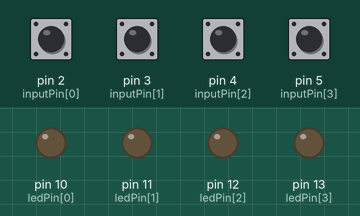
A sketch run on a simulated Arduino Uno, built with avr-gcc and run on an emulated ATmega328P. On the bench: output pins drawn as LEDs (lit = HIGH). Inputs (shaded band) come from the test bench; at power-on: pin 2 (inputPin[0]), pin 3 (inputPin[1]), pin 4 (inputPin[2]), pin 5 (inputPin[3]) HIGH.

Above: at 1.2 s.
1.3 s: pin 2 (inputPin[0]) pulled LOW for 0.15 s
At 1.37 s:
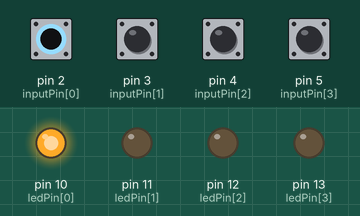
2.9 s: pin 3 (inputPin[1]) pulled LOW for 0.15 s
At 2.97 s:
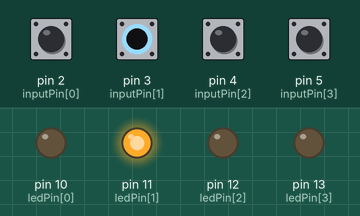
4.5 s: pin 4 (inputPin[2]) pulled LOW for 0.15 s
At 4.57 s:
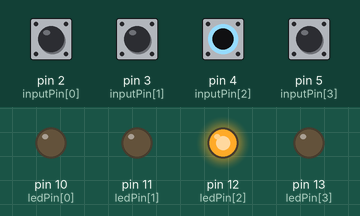
6.1 s: pin 5 (inputPin[3]) pulled LOW for 0.15 s
At 6.17 s:
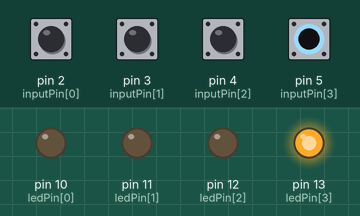
7.7 s: pin 2 (inputPin[0]) driven LOW and pin 3 (inputPin[1]) driven LOW
At 8.3 s:
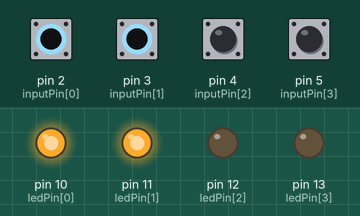
9.2 s: pin 4 (inputPin[2]) pulled LOW for 1 s
At 10.0 s:
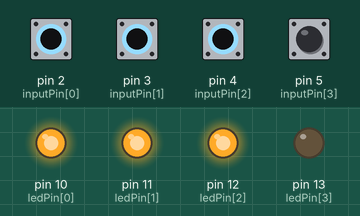
Timing chart, 0 to 12.2 s (numbered marks = the images above; inputs shaded):
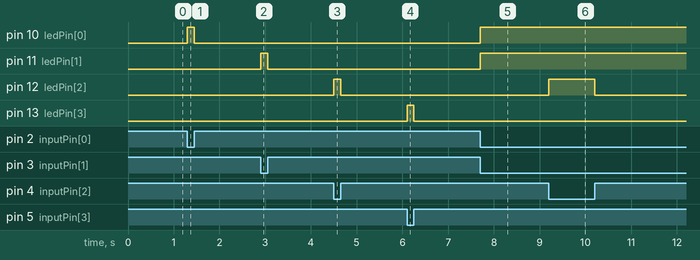

The sketch:

sketch_sep08b.ino
```cpp
unsigned int inputPin[] = {2,3,4,5}; // mengubah pin 2, 3, 4, 5 sebagai inputPin
unsigned int ledPin[] = {10,11,12,13}; // mengubah pin 10, 11, 12, 13 sebagai ledPin

void setup()
{
//Sebuah Variable global yang disimpan pada awal program di fungstion setup(). serta Sebuah variable ini di deklarasikan pada saat block function atau block statement pengulangan, dan hanya dapat di gunakan pada block yang bersangkutan.

for(int indeks = 0; indeks < 4; indeks++)
{
pinMode(ledPin[indeks], OUTPUT); //mengubah ledPin sebagai OUTPUT
pinMode(inputPin[indeks], INPUT); //mengubah inputPin sebagai INPUT
digitalWrite(inputPin[indeks],HIGH);
//membaca dan memberi status inputPin dengan indeks sesuai dengan nilainya.
}
}

void loop()
{
for(int indeks = 0; indeks < 4; indeks++)
{
int val = digitalRead(inputPin[indeks]); //membaca nilai dari indeks
if (val == LOW) // cek switch yang ditekan
{
digitalWrite(ledPin[indeks], HIGH); //bila switch ditekan maka menyala
}
else
{
digitalWrite(ledPin[indeks], LOW); //apabila tidak ada maka mati
}
}
}
```

Measured:
- after the input at 1.3 s, pin 10 (ledPin[0]): LOW → HIGH at once, → LOW 0.15 s later
- after the input at 2.9 s, pin 11 (ledPin[1]): LOW → HIGH at once, → LOW 0.15 s later
- after the input at 4.5 s, pin 12 (ledPin[2]): LOW → HIGH at once, → LOW 0.15 s later
- after the input at 6.1 s, pin 13 (ledPin[3]): LOW → HIGH at once, → LOW 0.15 s later
- after the input at 7.7 s, pin 10 (ledPin[0]), pin 11 (ledPin[1]): LOW → HIGH at once
- after the input at 9.2 s, pin 12 (ledPin[2]): LOW → HIGH at once, → LOW 1.0 s later
